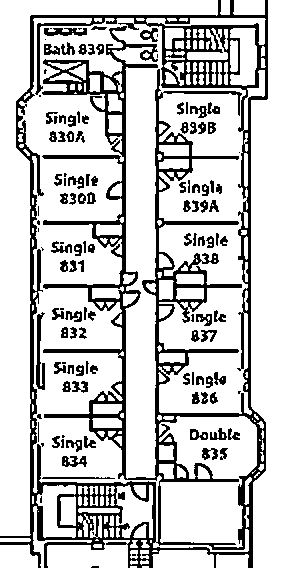
#> input picture data/processed_floorplans/001_BJ_Salisbury_3_pdf_house_0.png, 282 x 568 px, found by its file name
$ python debug_ocr.py
#> lines starting #> are read from the running program, lines starting #| are printed output that depends on the picture; after the words box and inside, x2 and y2 are one past the last pixel; in counts of white or black regions, pixels touching at a corner belong together
import cv2
import pytesseract
import numpy as np
import os
import re

img_path = 'data/processed_floorplans/001_BJ_Salisbury_3_pdf_house_0.png'
img = cv2.imread(img_path)
#> img is the input picture: shape (568, 282, 3); 78.1% white; 124 black regions (26 under 20 px), largest, box (x1, y1, x2, y2) and area: (0, 0, 268, 568) 28238, (36, 312, 45, 390) 369, (44, 28, 87, 36) 237

ROOM_NUMBER_REGEX = re.compile(r'\b([0-9]{3,4}[A-Z]?)\b')
ROOM_KEYWORD_REGEX = re.compile(r'(Bath|RA\b|Lounge|Kitchen|Office|Ath)', re.IGNORECASE)

gray = cv2.cvtColor(img, cv2.COLOR_BGR2GRAY)
binary = cv2.adaptiveThreshold(gray, 255, cv2.ADAPTIVE_THRESH_GAUSSIAN_C, cv2.THRESH_BINARY, 11, 2)
binary_for_color = binary.copy()

# Remove thin black lines (close the white background over black lines)
kernel = np.ones((2,2), np.uint8)
binary_clean = cv2.morphologyEx(binary, cv2.MORPH_CLOSE, kernel)
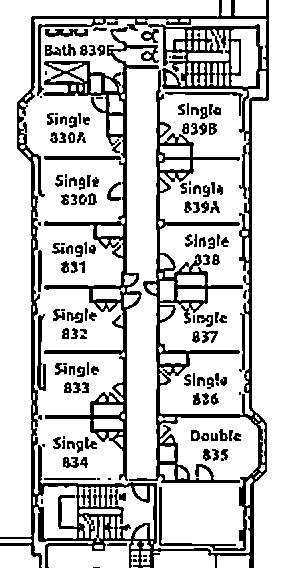
#> binary_clean: shape (568, 282); 78.4% white; 156 black regions (30 under 20 px), largest, box (x1, y1, x2, y2) and area: (0, 0, 269, 568) 20184, (43, 27, 159, 481) 6432, (37, 314, 46, 391) 366

hsv = cv2.cvtColor(img, cv2.COLOR_BGR2HSV)
#> hsv: shape (568, 282, 3); mean H, S, V 0, 0, 199.1

def get_color_class(h, s, v):
    if s < 30: return "Grey", "Unavailable"
    if (h > 150 or h < 15): return "Pink", "Single"
    if 35 <= h <= 85: return "Green", "Double"
    if 15 <= h < 35: return "Orange", "Triple"
    if 85 < h <= 150: return "Blue", "Apartment"
    return "Unknown", "Unknown"

#> (the run stopped early here; a loop or call above may not have finished)

$ run again, with data/processed_floorplans/002_BJ_Salisbury_2_pdf_house_0.png copied over data/processed_floorplans/001_BJ_Salisbury_3_pdf_house_0.png
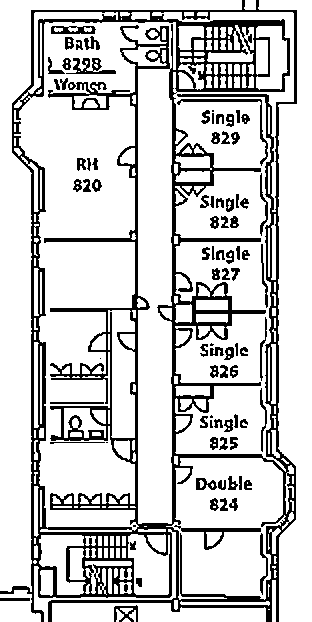
#> input picture data/processed_floorplans/002_BJ_Salisbury_2_pdf_house_0.png, 312 x 622 px, found by its file name
#> img is the input picture: shape (622, 312, 3); 80.4% white; 89 black regions (7 under 20 px), largest, box (x1, y1, x2, y2) and area: (0, 0, 297, 622) 31186, (174, 525, 261, 550) 452, (177, 99, 268, 166) 403
#> `binary_clean = cv2.morphologyEx(binary, cv2.MORPH_CLOSE, kernel)`:
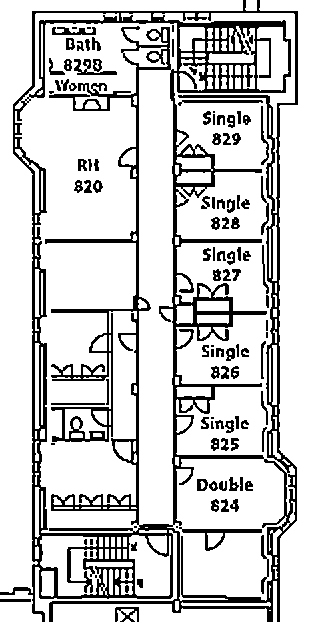
#> binary_clean: shape (622, 312); 80.6% white; 109 black regions (17 under 20 px), largest, box (x1, y1, x2, y2) and area: (0, 0, 298, 622) 30784, (179, 527, 262, 551) 445, (178, 100, 263, 106) 250
#> hsv: shape (622, 312, 3); mean H, S, V 0, 0, 205

$ run again, with data/processed_floorplans/008_BJ_Salisbury_4_pdf_house_0.png copied over data/processed_floorplans/001_BJ_Salisbury_3_pdf_house_0.png
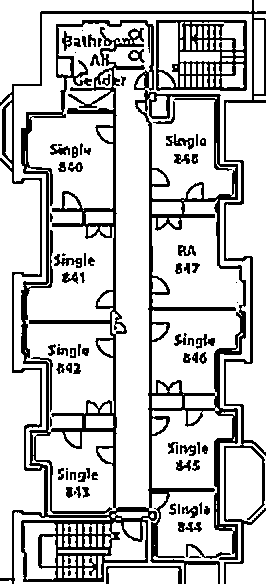
#> input picture data/processed_floorplans/008_BJ_Salisbury_4_pdf_house_0.png, 266 x 584 px, found by its file name
#> img is the input picture: shape (584, 266, 3); 78.9% white; 86 black regions (15 under 20 px), largest, box (x1, y1, x2, y2) and area: (0, 0, 266, 584) 25518, (156, 20, 247, 91) 2618, (106, 566, 182, 584) 254
#> `binary_clean = cv2.morphologyEx(binary, cv2.MORPH_CLOSE, kernel)`:
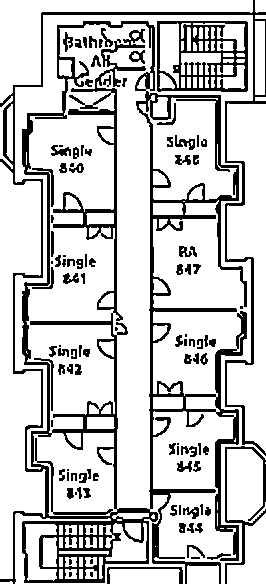
#> binary_clean: shape (584, 266); 79.1% white; 108 black regions (23 under 20 px), largest, box (x1, y1, x2, y2) and area: (0, 0, 266, 584) 24184, (157, 21, 248, 92) 2588, (225, 446, 266, 584) 751
#> hsv: shape (584, 266, 3); mean H, S, V 0, 0, 201.1

$ run again, with data/processed_floorplans/009_BJ_Salisbury_1_pdf_house_0.png copied over data/processed_floorplans/001_BJ_Salisbury_3_pdf_house_0.png
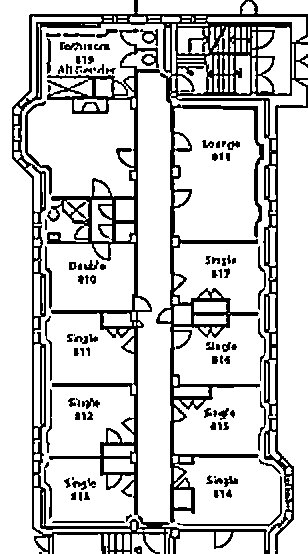
#> input picture data/processed_floorplans/009_BJ_Salisbury_1_pdf_house_0.png, 308 x 554 px, found by its file name
#> img is the input picture: shape (554, 308, 3); 80.5% white; 101 black regions (11 under 20 px), largest, box (x1, y1, x2, y2) and area: (12, 0, 308, 554) 28053, (25, 101, 52, 195) 357, (177, 476, 282, 527) 289
#> `binary_clean = cv2.morphologyEx(binary, cv2.MORPH_CLOSE, kernel)`:
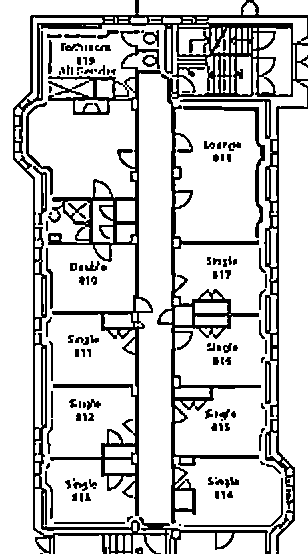
#> binary_clean: shape (554, 308); 80.7% white; 128 black regions (28 under 20 px), largest, box (x1, y1, x2, y2) and area: (13, 0, 308, 554) 26671, (183, 106, 265, 238) 822, (26, 102, 53, 195) 356
#> hsv: shape (554, 308, 3); mean H, S, V 0, 0, 205.3
